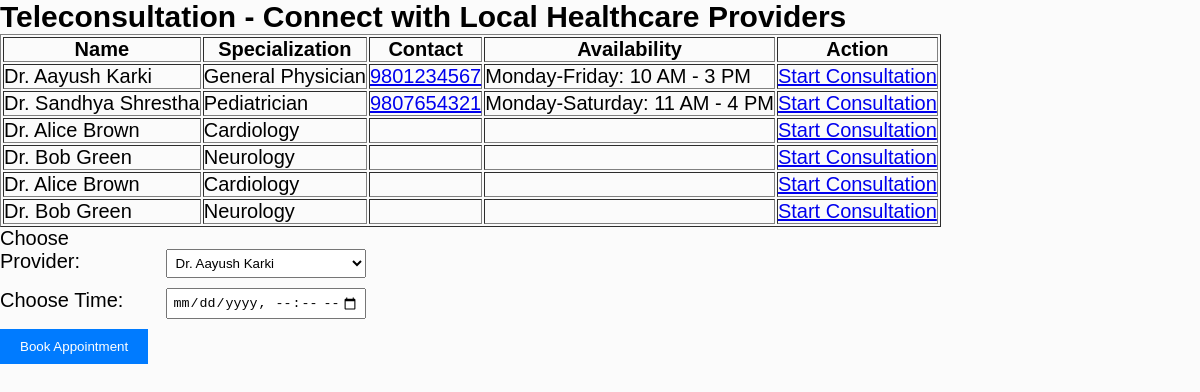
Screenshot of /heathcare/providers.php with the database file from the repository.
### tables this page shows
CREATE TABLE `providers` (
  `id` int(11) NOT NULL,
  `name` varchar(100) NOT NULL,
  `specialization` varchar(100) DEFAULT NULL,
  `contact` varchar(20) DEFAULT NULL,
  `email` varchar(100) DEFAULT NULL,
  `availability` text DEFAULT NULL,
  `meeting_link` varchar(255) DEFAULT NULL
);

### heathcare/providers.php (the view, shortened to what this page needs)
<?php
$conn = new mysqli('localhost', 'root', '', 'health_tracker');
$sql = "SELECT * FROM providers";
$result = $conn->query($sql);
?>
<!DOCTYPE html>
<html lang="en">
<head>
    <link rel="stylesheet" href="css/style.css">
</head>
<body>
    <h2>Teleconsultation - Connect with Local Healthcare Providers</h2>
    <table border="1">
        <tr>
            <th>Name</th>
            <th>Specialization</th>
            <th>Contact</th>
            <th>Availability</th>
            <th>Action</th>
        </tr>
        <?php while ($row = $result->fetch_assoc()) { ?>
        <tr>
            <td><?php echo $row['name']; ?></td>
            <td><?php echo $row['specialization']; ?></td>
            <td><a href="tel:<?php echo $row['contact']; ?>"><?php echo $row['contact']; ?></a></td>
            <td><?php echo $row['availability']; ?></td>
            <td>
                <a href="<?php echo $row['meeting_link']; ?>" target="_blank">Start Consultation</a>
            </td>
        </tr>
        <?php } ?>
    </table>
<form action="providers.php" method="POST">
    <label for="provider_id">Choose Provider:</label>
    <select name="provider_id" id="provider_id">
        <?php
        $providers = $conn->query("SELECT id, name FROM providers");
        while ($provider = $providers->fetch_assoc()) {
            echo "<option value='{$provider['id']}'>{$provider['name']}</option>";
        }
        ?>
    </select>
    <br>
    <label for="appointment_time">Choose Time:</label>
    <input type="datetime-local" name="appointment_time" required>
    <br>
    <button type="submit">Book Appointment</button>
</form>
</body>
</html>

### foodmanagement/style.css (style rules this page uses)
* { margin: 0; padding: 0; box-sizing: border-box; }
html,body { height: 100%; font-family: Arial; margin: 0; padding: 0; color:black; background-color: #fbfbfb; font-size: 20px; }
form label { display: inline-block; width: 150px; margin-right: 10px; }
form input, form select, form textarea { width:200px; height: 10%; padding: 5px; margin-bottom: 10px; }
form button { padding: 10px 20px; background: #007bff; color: white; border: none; cursor: pointer; }

### rows the page displays
providers: name "Dr. Aayush Karki", specialization "General Physician", contact "9801234567", availability "Monday-Friday: 10 AM - 3 PM"
providers: name "Dr. Sandhya Shrestha", specialization "Pediatrician", contact "9807654321", availability "Monday-Saturday: 11 AM - 4 PM"
providers: name "Dr. Alice Brown", specialization "Cardiology"
providers: name "Dr. Bob Green", specialization "Neurology"
providers: name "Dr. Alice Brown", specialization "Cardiology"
providers: name "Dr. Bob Green", specialization "Neurology"

### other values shown
form field provider_id "Dr. Aayush Karki"
